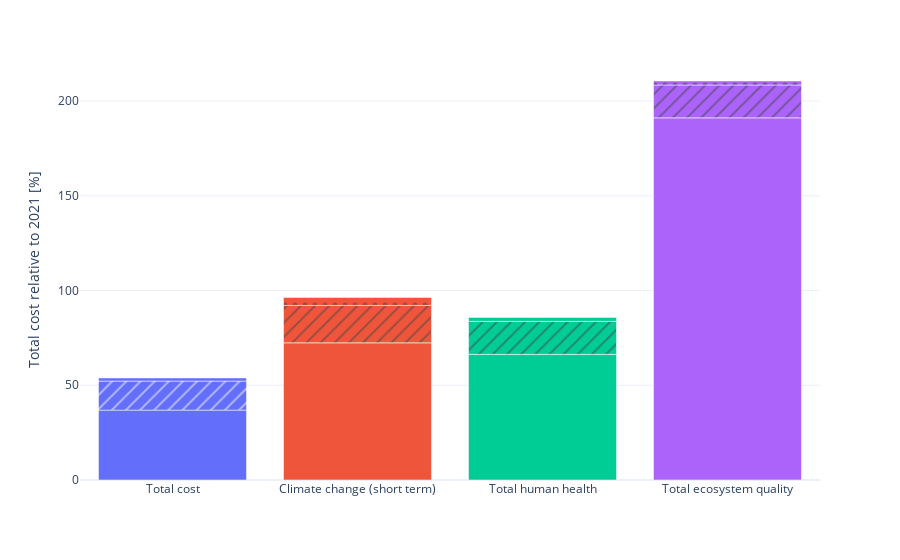
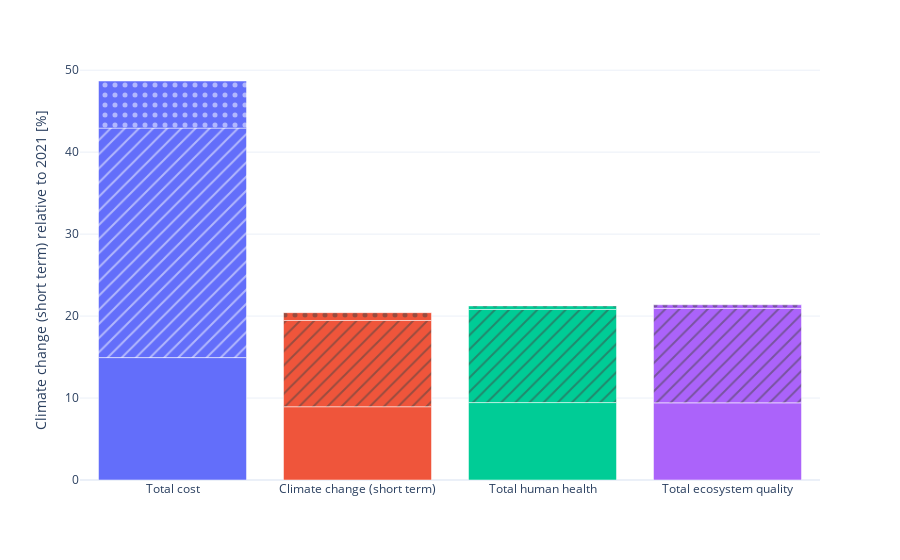
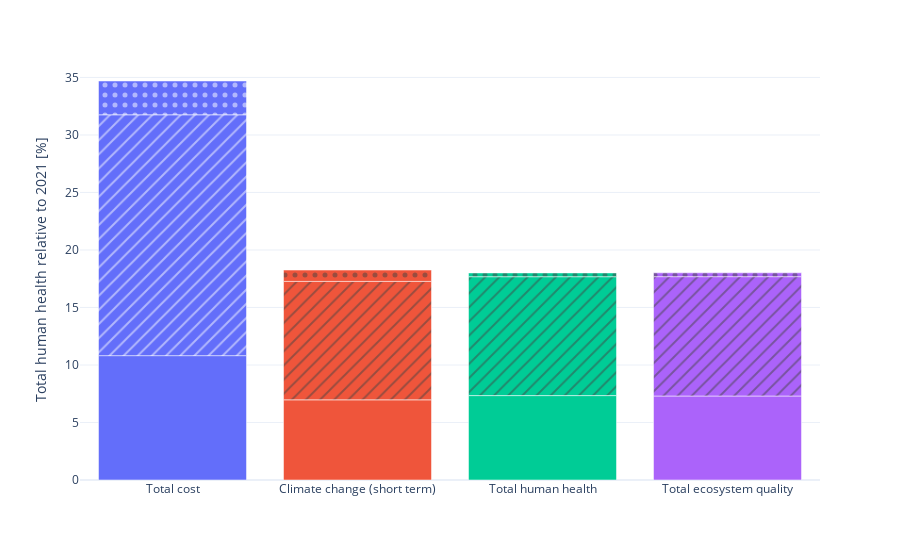
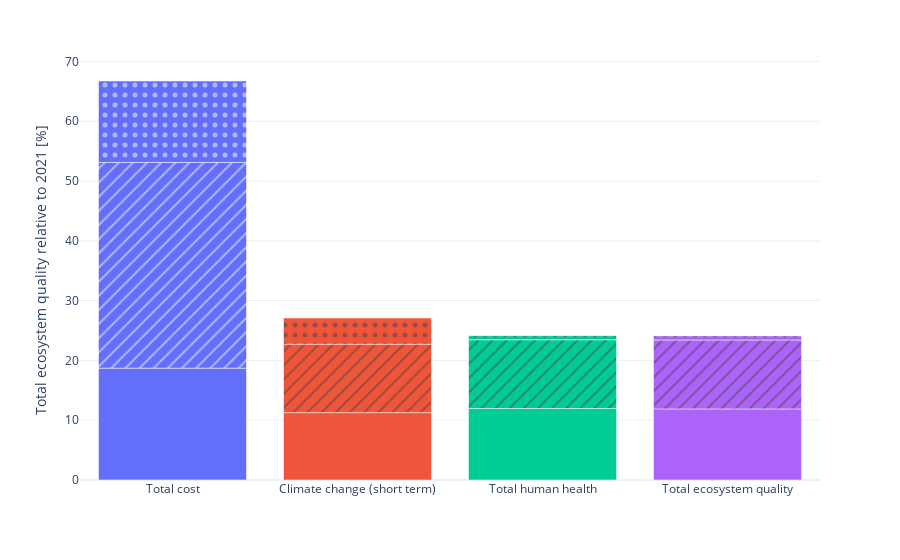

The code cell stored with these charts, in order, in its notebook:
### Code cell
for obj in df_results_normalized_melted['Objective function'].unique():
    fig = px.bar(
        df_results_normalized_melted[df_results_normalized_melted['Metric'] == obj], 
        x='Objective function', 
        y='value',
        color='Objective function',
        pattern_shape='variable',
        pattern_shape_sequence=['', '/', '.'],
    )
    fig.update_xaxes(title_text='')
    fig.update_layout(showlegend=False, template='plotly_white')
    fig.update_yaxes(title_text=f'{obj} relative to 2021 [%]')
    
    fig.show()
    
    if save_results:
        fig.write_html('../03_Results/Figures/soo_relative_bar_plot_w_phases_contrib_for_'+obj+'.html')

### Figure 1 — Plotly figure (JSON) as saved in the notebook; plotly's stock layout.template omitted (floating-point values rounded to 4 significant figures)
{"data": [{"alignmentgroup": "True", "hovertemplate": "Objective function=%{x}<br>variable=Construction<br>value=%{y}<extra></extra>", "legendgroup": "Total cost, Construction", "marker": {"color": "#636efa", "pattern": {"shape": ""}}, "name": "Total cost, Construction", "offsetgroup": "Total cost, Construction", "orientation": "v", "showlegend": true, "textposition": "auto", "x": ["Total cost"], "xaxis": "x", "y": [36.89], "yaxis": "y", "type": "bar"}, {"alignmentgroup": "True", "hovertemplate": "Objective function=%{x}<br>variable=Operation<br>value=%{y}<extra></extra>", "legendgroup": "Total cost, Operation", "marker": {"color": "#636efa", "pattern": {"shape": "/"}}, "name": "Total cost, Operation", "offsetgroup": "Total cost, Operation", "orientation": "v", "showlegend": true, "textposition": "auto", "x": ["Total cost"], "xaxis": "x", "y": [15.32], "yaxis": "y", "type": "bar"}, {"alignmentgroup": "True", "hovertemplate": "Objective function=%{x}<br>variable=Resources<br>value=%{y}<extra></extra>", "legendgroup": "Total cost, Resources", "marker": {"color": "#636efa", "pattern": {"shape": "."}}, "name": "Total cost, Resources", "offsetgroup": "Total cost, Resources", "orientation": "v", "showlegend": true, "textposition": "auto", "x": ["Total cost"], "xaxis": "x", "y": [1.648], "yaxis": "y", "type": "bar"}, {"alignmentgroup": "True", "hovertemplate": "Objective function=%{x}<br>variable=Construction<br>value=%{y}<extra></extra>", "legendgroup": "Climate change (short term), Construction", "marker": {"color": "#EF553B", "pattern": {"shape": ""}}, "name": "Climate change (short term), Construction", "offsetgroup": "Climate change (short term), Construction", "orientation": "v", "showlegend": true, "textposition": "auto", "x": ["Climate change (short term)"], "xaxis": "x", "y": [72.4], "yaxis": "y", "type": "bar"}, {"alignmentgroup": "True", "hovertemplate": "Objective function=%{x}<br>variable=Operation<br>value=%{y}<extra></extra>", "legendgroup": "Climate change (short term), Operation", "marker": {"color": "#EF553B", "pattern": {"shape": "/"}}, "name": "Climate change (short term), Operation", "offsetgroup": "Climate change (short term), Operation", "orientation": "v", "showlegend": true, "textposition": "auto", "x": ["Climate change (short term)"], "xaxis": "x", "y": [19.75], "yaxis": "y", "type": "bar"}, {"alignmentgroup": "True", "hovertemplate": "Objective function=%{x}<br>variable=Resources<br>value=%{y}<extra></extra>", "legendgroup": "Climate change (short term), Resources", "marker": {"color": "#EF553B", "pattern": {"shape": "."}}, "name": "Climate change (short term), Resources", "offsetgroup": "Climate change (short term), Resources", "orientation": "v", "showlegend": true, "textposition": "auto", "x": ["Climate change (short term)"], "xaxis": "x", "y": [4.225], "yaxis": "y", "type": "bar"}, {"alignmentgroup": "True", "hovertemplate": "Objective function=%{x}<br>variable=Construction<br>value=%{y}<extra></extra>", "legendgroup": "Total human health, Construction", "marker": {"color": "#00cc96", "pattern": {"shape": ""}}, "name": "Total human health, Construction", "offsetgroup": "Total human health, Construction", "orientation": "v", "showlegend": true, "textposition": "auto", "x": ["Total human health"], "xaxis": "x", "y": [66.33], "yaxis": "y", "type": "bar"}, {"alignmentgroup": "True", "hovertemplate": "Objective function=%{x}<br>variable=Operation<br>value=%{y}<extra></extra>", "legendgroup": "Total human health, Operation", "marker": {"color": "#00cc96", "pattern": {"shape": "/"}}, "name": "Total human health, Operation", "offsetgroup": "Total human health, Operation", "orientation": "v", "showlegend": true, "textposition": "auto", "x": ["Total human health"], "xaxis": "x", "y": [17.42], "yaxis": "y", "type": "bar"}, {"alignmentgroup": "True", "hovertemplate": "Objective function=%{x}<br>variable=Resources<br>value=%{y}<extra></extra>", "legendgroup": "Total human health, Resources", "marker": {"color": "#00cc96", "pattern": {"shape": "."}}, "name": "Total human health, Resources", "offsetgroup": "Total human health, Resources", "orientation": "v", "showlegend": true, "textposition": "auto", "x": ["Total human health"], "xaxis": "x", "y": [2.076], "yaxis": "y", "type": "bar"}, {"alignmentgroup": "True", "hovertemplate": "Objective function=%{x}<br>variable=Construction<br>value=%{y}<extra></extra>", "legendgroup": "Total ecosystem quality, Construction", "marker": {"color": "#ab63fa", "pattern": {"shape": ""}}, "name": "Total ecosystem quality, Construction", "offsetgroup": "Total ecosystem quality, Construction", "orientation": "v", "showlegend": true, "textposition": "auto", "x": ["Total ecosystem quality"], "xaxis": "x", "y": [191.1], "yaxis": "y", "type": "bar"}, {"alignmentgroup": "True", "hovertemplate": "Objective function=%{x}<br>variable=Operation<br>value=%{y}<extra></extra>", "legendgroup": "Total ecosystem quality, Operation", "marker": {"color": "#ab63fa", "pattern": {"shape": "/"}}, "name": "Total ecosystem quality, Operation", "offsetgroup": "Total ecosystem quality, Operation", "orientation": "v", "showlegend": true, "textposition": "auto", "x": ["Total ecosystem quality"], "xaxis": "x", "y": [17.37], "yaxis": "y", "type": "bar"}, {"alignmentgroup": "True", "hovertemplate": "Objective function=%{x}<br>variable=Resources<br>value=%{y}<extra></extra>", "legendgroup": "Total ecosystem quality, Resources", "marker": {"color": "#ab63fa", "pattern": {"shape": "."}}, "name": "Total ecosystem quality, Resources", "offsetgroup": "Total ecosystem quality, Resources", "orientation": "v", "showlegend": true, "textposition": "auto", "x": ["Total ecosystem quality"], "xaxis": "x", "y": [2.091], "yaxis": "y", "type": "bar"}], "layout": {"xaxis": {"anchor": "y", "domain": [0.0, 1.0], "title": {"text": ""}, "categoryorder": "array", "categoryarray": ["Total cost", "Climate change (short term)", "Total human health", "Total ecosystem quality"]}, "yaxis": {"anchor": "x", "domain": [0.0, 1.0], "title": {"text": "Total cost relative to 2021 [%]"}}, "legend": {"title": {"text": "Objective function, variable"}, "tracegroupgap": 0}, "margin": {"t": 60}, "barmode": "relative", "showlegend": false}}

### Figure 2 — Plotly figure (JSON) as saved in the notebook; plotly's stock layout.template omitted (floating-point values rounded to 4 significant figures)
{"data": [{"alignmentgroup": "True", "hovertemplate": "Objective function=%{x}<br>variable=Construction<br>value=%{y}<extra></extra>", "legendgroup": "Total cost, Construction", "marker": {"color": "#636efa", "pattern": {"shape": ""}}, "name": "Total cost, Construction", "offsetgroup": "Total cost, Construction", "orientation": "v", "showlegend": true, "textposition": "auto", "x": ["Total cost"], "xaxis": "x", "y": [14.94], "yaxis": "y", "type": "bar"}, {"alignmentgroup": "True", "hovertemplate": "Objective function=%{x}<br>variable=Operation<br>value=%{y}<extra></extra>", "legendgroup": "Total cost, Operation", "marker": {"color": "#636efa", "pattern": {"shape": "/"}}, "name": "Total cost, Operation", "offsetgroup": "Total cost, Operation", "orientation": "v", "showlegend": true, "textposition": "auto", "x": ["Total cost"], "xaxis": "x", "y": [28.0], "yaxis": "y", "type": "bar"}, {"alignmentgroup": "True", "hovertemplate": "Objective function=%{x}<br>variable=Resources<br>value=%{y}<extra></extra>", "legendgroup": "Total cost, Resources", "marker": {"color": "#636efa", "pattern": {"shape": "."}}, "name": "Total cost, Resources", "offsetgroup": "Total cost, Resources", "orientation": "v", "showlegend": true, "textposition": "auto", "x": ["Total cost"], "xaxis": "x", "y": [5.748], "yaxis": "y", "type": "bar"}, {"alignmentgroup": "True", "hovertemplate": "Objective function=%{x}<br>variable=Construction<br>value=%{y}<extra></extra>", "legendgroup": "Climate change (short term), Construction", "marker": {"color": "#EF553B", "pattern": {"shape": ""}}, "name": "Climate change (short term), Construction", "offsetgroup": "Climate change (short term), Construction", "orientation": "v", "showlegend": true, "textposition": "auto", "x": ["Climate change (short term)"], "xaxis": "x", "y": [8.94], "yaxis": "y", "type": "bar"}, {"alignmentgroup": "True", "hovertemplate": "Objective function=%{x}<br>variable=Operation<br>value=%{y}<extra></extra>", "legendgroup": "Climate change (short term), Operation", "marker": {"color": "#EF553B", "pattern": {"shape": "/"}}, "name": "Climate change (short term), Operation", "offsetgroup": "Climate change (short term), Operation", "orientation": "v", "showlegend": true, "textposition": "auto", "x": ["Climate change (short term)"], "xaxis": "x", "y": [10.52], "yaxis": "y", "type": "bar"}, {"alignmentgroup": "True", "hovertemplate": "Objective function=%{x}<br>variable=Resources<br>value=%{y}<extra></extra>", "legendgroup": "Climate change (short term), Resources", "marker": {"color": "#EF553B", "pattern": {"shape": "."}}, "name": "Climate change (short term), Resources", "offsetgroup": "Climate change (short term), Resources", "orientation": "v", "showlegend": true, "textposition": "auto", "x": ["Climate change (short term)"], "xaxis": "x", "y": [0.9541], "yaxis": "y", "type": "bar"}, {"alignmentgroup": "True", "hovertemplate": "Objective function=%{x}<br>variable=Construction<br>value=%{y}<extra></extra>", "legendgroup": "Total human health, Construction", "marker": {"color": "#00cc96", "pattern": {"shape": ""}}, "name": "Total human health, Construction", "offsetgroup": "Total human health, Construction", "orientation": "v", "showlegend": true, "textposition": "auto", "x": ["Total human health"], "xaxis": "x", "y": [9.446], "yaxis": "y", "type": "bar"}, {"alignmentgroup": "True", "hovertemplate": "Objective function=%{x}<br>variable=Operation<br>value=%{y}<extra></extra>", "legendgroup": "Total human health, Operation", "marker": {"color": "#00cc96", "pattern": {"shape": "/"}}, "name": "Total human health, Operation", "offsetgroup": "Total human health, Operation", "orientation": "v", "showlegend": true, "textposition": "auto", "x": ["Total human health"], "xaxis": "x", "y": [11.36], "yaxis": "y", "type": "bar"}, {"alignmentgroup": "True", "hovertemplate": "Objective function=%{x}<br>variable=Resources<br>value=%{y}<extra></extra>", "legendgroup": "Total human health, Resources", "marker": {"color": "#00cc96", "pattern": {"shape": "."}}, "name": "Total human health, Resources", "offsetgroup": "Total human health, Resources", "orientation": "v", "showlegend": true, "textposition": "auto", "x": ["Total human health"], "xaxis": "x", "y": [0.4378], "yaxis": "y", "type": "bar"}, {"alignmentgroup": "True", "hovertemplate": "Objective function=%{x}<br>variable=Construction<br>value=%{y}<extra></extra>", "legendgroup": "Total ecosystem quality, Construction", "marker": {"color": "#ab63fa", "pattern": {"shape": ""}}, "name": "Total ecosystem quality, Construction", "offsetgroup": "Total ecosystem quality, Construction", "orientation": "v", "showlegend": true, "textposition": "auto", "x": ["Total ecosystem quality"], "xaxis": "x", "y": [9.416], "yaxis": "y", "type": "bar"}, {"alignmentgroup": "True", "hovertemplate": "Objective function=%{x}<br>variable=Operation<br>value=%{y}<extra></extra>", "legendgroup": "Total ecosystem quality, Operation", "marker": {"color": "#ab63fa", "pattern": {"shape": "/"}}, "name": "Total ecosystem quality, Operation", "offsetgroup": "Total ecosystem quality, Operation", "orientation": "v", "showlegend": true, "textposition": "auto", "x": ["Total ecosystem quality"], "xaxis": "x", "y": [11.52], "yaxis": "y", "type": "bar"}, {"alignmentgroup": "True", "hovertemplate": "Objective function=%{x}<br>variable=Resources<br>value=%{y}<extra></extra>", "legendgroup": "Total ecosystem quality, Resources", "marker": {"color": "#ab63fa", "pattern": {"shape": "."}}, "name": "Total ecosystem quality, Resources", "offsetgroup": "Total ecosystem quality, Resources", "orientation": "v", "showlegend": true, "textposition": "auto", "x": ["Total ecosystem quality"], "xaxis": "x", "y": [0.4405], "yaxis": "y", "type": "bar"}], "layout": {"xaxis": {"anchor": "y", "domain": [0.0, 1.0], "title": {"text": ""}, "categoryorder": "array", "categoryarray": ["Total cost", "Climate change (short term)", "Total human health", "Total ecosystem quality"]}, "yaxis": {"anchor": "x", "domain": [0.0, 1.0], "title": {"text": "Climate change (short term) relative to 2021 [%]"}}, "legend": {"title": {"text": "Objective function, variable"}, "tracegroupgap": 0}, "margin": {"t": 60}, "barmode": "relative", "showlegend": false}}

### Figure 3 — Plotly figure (JSON) as saved in the notebook; plotly's stock layout.template omitted (floating-point values rounded to 4 significant figures)
{"data": [{"alignmentgroup": "True", "hovertemplate": "Objective function=%{x}<br>variable=Construction<br>value=%{y}<extra></extra>", "legendgroup": "Total cost, Construction", "marker": {"color": "#636efa", "pattern": {"shape": ""}}, "name": "Total cost, Construction", "offsetgroup": "Total cost, Construction", "orientation": "v", "showlegend": true, "textposition": "auto", "x": ["Total cost"], "xaxis": "x", "y": [10.81], "yaxis": "y", "type": "bar"}, {"alignmentgroup": "True", "hovertemplate": "Objective function=%{x}<br>variable=Operation<br>value=%{y}<extra></extra>", "legendgroup": "Total cost, Operation", "marker": {"color": "#636efa", "pattern": {"shape": "/"}}, "name": "Total cost, Operation", "offsetgroup": "Total cost, Operation", "orientation": "v", "showlegend": true, "textposition": "auto", "x": ["Total cost"], "xaxis": "x", "y": [20.94], "yaxis": "y", "type": "bar"}, {"alignmentgroup": "True", "hovertemplate": "Objective function=%{x}<br>variable=Resources<br>value=%{y}<extra></extra>", "legendgroup": "Total cost, Resources", "marker": {"color": "#636efa", "pattern": {"shape": "."}}, "name": "Total cost, Resources", "offsetgroup": "Total cost, Resources", "orientation": "v", "showlegend": true, "textposition": "auto", "x": ["Total cost"], "xaxis": "x", "y": [2.939], "yaxis": "y", "type": "bar"}, {"alignmentgroup": "True", "hovertemplate": "Objective function=%{x}<br>variable=Construction<br>value=%{y}<extra></extra>", "legendgroup": "Climate change (short term), Construction", "marker": {"color": "#EF553B", "pattern": {"shape": ""}}, "name": "Climate change (short term), Construction", "offsetgroup": "Climate change (short term), Construction", "orientation": "v", "showlegend": true, "textposition": "auto", "x": ["Climate change (short term)"], "xaxis": "x", "y": [6.972], "yaxis": "y", "type": "bar"}, {"alignmentgroup": "True", "hovertemplate": "Objective function=%{x}<br>variable=Operation<br>value=%{y}<extra></extra>", "legendgroup": "Climate change (short term), Operation", "marker": {"color": "#EF553B", "pattern": {"shape": "/"}}, "name": "Climate change (short term), Operation", "offsetgroup": "Climate change (short term), Operation", "orientation": "v", "showlegend": true, "textposition": "auto", "x": ["Climate change (short term)"], "xaxis": "x", "y": [10.3], "yaxis": "y", "type": "bar"}, {"alignmentgroup": "True", "hovertemplate": "Objective function=%{x}<br>variable=Resources<br>value=%{y}<extra></extra>", "legendgroup": "Climate change (short term), Resources", "marker": {"color": "#EF553B", "pattern": {"shape": "."}}, "name": "Climate change (short term), Resources", "offsetgroup": "Climate change (short term), Resources", "orientation": "v", "showlegend": true, "textposition": "auto", "x": ["Climate change (short term)"], "xaxis": "x", "y": [0.9857], "yaxis": "y", "type": "bar"}, {"alignmentgroup": "True", "hovertemplate": "Objective function=%{x}<br>variable=Construction<br>value=%{y}<extra></extra>", "legendgroup": "Total human health, Construction", "marker": {"color": "#00cc96", "pattern": {"shape": ""}}, "name": "Total human health, Construction", "offsetgroup": "Total human health, Construction", "orientation": "v", "showlegend": true, "textposition": "auto", "x": ["Total human health"], "xaxis": "x", "y": [7.34], "yaxis": "y", "type": "bar"}, {"alignmentgroup": "True", "hovertemplate": "Objective function=%{x}<br>variable=Operation<br>value=%{y}<extra></extra>", "legendgroup": "Total human health, Operation", "marker": {"color": "#00cc96", "pattern": {"shape": "/"}}, "name": "Total human health, Operation", "offsetgroup": "Total human health, Operation", "orientation": "v", "showlegend": true, "textposition": "auto", "x": ["Total human health"], "xaxis": "x", "y": [10.34], "yaxis": "y", "type": "bar"}, {"alignmentgroup": "True", "hovertemplate": "Objective function=%{x}<br>variable=Resources<br>value=%{y}<extra></extra>", "legendgroup": "Total human health, Resources", "marker": {"color": "#00cc96", "pattern": {"shape": "."}}, "name": "Total human health, Resources", "offsetgroup": "Total human health, Resources", "orientation": "v", "showlegend": true, "textposition": "auto", "x": ["Total human health"], "xaxis": "x", "y": [0.329], "yaxis": "y", "type": "bar"}, {"alignmentgroup": "True", "hovertemplate": "Objective function=%{x}<br>variable=Construction<br>value=%{y}<extra></extra>", "legendgroup": "Total ecosystem quality, Construction", "marker": {"color": "#ab63fa", "pattern": {"shape": ""}}, "name": "Total ecosystem quality, Construction", "offsetgroup": "Total ecosystem quality, Construction", "orientation": "v", "showlegend": true, "textposition": "auto", "x": ["Total ecosystem quality"], "xaxis": "x", "y": [7.305], "yaxis": "y", "type": "bar"}, {"alignmentgroup": "True", "hovertemplate": "Objective function=%{x}<br>variable=Operation<br>value=%{y}<extra></extra>", "legendgroup": "Total ecosystem quality, Operation", "marker": {"color": "#ab63fa", "pattern": {"shape": "/"}}, "name": "Total ecosystem quality, Operation", "offsetgroup": "Total ecosystem quality, Operation", "orientation": "v", "showlegend": true, "textposition": "auto", "x": ["Total ecosystem quality"], "xaxis": "x", "y": [10.38], "yaxis": "y", "type": "bar"}, {"alignmentgroup": "True", "hovertemplate": "Objective function=%{x}<br>variable=Resources<br>value=%{y}<extra></extra>", "legendgroup": "Total ecosystem quality, Resources", "marker": {"color": "#ab63fa", "pattern": {"shape": "."}}, "name": "Total ecosystem quality, Resources", "offsetgroup": "Total ecosystem quality, Resources", "orientation": "v", "showlegend": true, "textposition": "auto", "x": ["Total ecosystem quality"], "xaxis": "x", "y": [0.3333], "yaxis": "y", "type": "bar"}], "layout": {"xaxis": {"anchor": "y", "domain": [0.0, 1.0], "title": {"text": ""}, "categoryorder": "array", "categoryarray": ["Total cost", "Climate change (short term)", "Total human health", "Total ecosystem quality"]}, "yaxis": {"anchor": "x", "domain": [0.0, 1.0], "title": {"text": "Total human health relative to 2021 [%]"}}, "legend": {"title": {"text": "Objective function, variable"}, "tracegroupgap": 0}, "margin": {"t": 60}, "barmode": "relative", "showlegend": false}}

### Figure 4 — Plotly figure (JSON) as saved in the notebook; plotly's stock layout.template omitted (floating-point values rounded to 4 significant figures)
{"data": [{"alignmentgroup": "True", "hovertemplate": "Objective function=%{x}<br>variable=Construction<br>value=%{y}<extra></extra>", "legendgroup": "Total cost, Construction", "marker": {"color": "#636efa", "pattern": {"shape": ""}}, "name": "Total cost, Construction", "offsetgroup": "Total cost, Construction", "orientation": "v", "showlegend": true, "textposition": "auto", "x": ["Total cost"], "xaxis": "x", "y": [18.71], "yaxis": "y", "type": "bar"}, {"alignmentgroup": "True", "hovertemplate": "Objective function=%{x}<br>variable=Operation<br>value=%{y}<extra></extra>", "legendgroup": "Total cost, Operation", "marker": {"color": "#636efa", "pattern": {"shape": "/"}}, "name": "Total cost, Operation", "offsetgroup": "Total cost, Operation", "orientation": "v", "showlegend": true, "textposition": "auto", "x": ["Total cost"], "xaxis": "x", "y": [34.4], "yaxis": "y", "type": "bar"}, {"alignmentgroup": "True", "hovertemplate": "Objective function=%{x}<br>variable=Resources<br>value=%{y}<extra></extra>", "legendgroup": "Total cost, Resources", "marker": {"color": "#636efa", "pattern": {"shape": "."}}, "name": "Total cost, Resources", "offsetgroup": "Total cost, Resources", "orientation": "v", "showlegend": true, "textposition": "auto", "x": ["Total cost"], "xaxis": "x", "y": [13.62], "yaxis": "y", "type": "bar"}, {"alignmentgroup": "True", "hovertemplate": "Objective function=%{x}<br>variable=Construction<br>value=%{y}<extra></extra>", "legendgroup": "Climate change (short term), Construction", "marker": {"color": "#EF553B", "pattern": {"shape": ""}}, "name": "Climate change (short term), Construction", "offsetgroup": "Climate change (short term), Construction", "orientation": "v", "showlegend": true, "textposition": "auto", "x": ["Climate change (short term)"], "xaxis": "x", "y": [11.26], "yaxis": "y", "type": "bar"}, {"alignmentgroup": "True", "hovertemplate": "Objective function=%{x}<br>variable=Operation<br>value=%{y}<extra></extra>", "legendgroup": "Climate change (short term), Operation", "marker": {"color": "#EF553B", "pattern": {"shape": "/"}}, "name": "Climate change (short term), Operation", "offsetgroup": "Climate change (short term), Operation", "orientation": "v", "showlegend": true, "textposition": "auto", "x": ["Climate change (short term)"], "xaxis": "x", "y": [11.46], "yaxis": "y", "type": "bar"}, {"alignmentgroup": "True", "hovertemplate": "Objective function=%{x}<br>variable=Resources<br>value=%{y}<extra></extra>", "legendgroup": "Climate change (short term), Resources", "marker": {"color": "#EF553B", "pattern": {"shape": "."}}, "name": "Climate change (short term), Resources", "offsetgroup": "Climate change (short term), Resources", "orientation": "v", "showlegend": true, "textposition": "auto", "x": ["Climate change (short term)"], "xaxis": "x", "y": [4.368], "yaxis": "y", "type": "bar"}, {"alignmentgroup": "True", "hovertemplate": "Objective function=%{x}<br>variable=Construction<br>value=%{y}<extra></extra>", "legendgroup": "Total human health, Construction", "marker": {"color": "#00cc96", "pattern": {"shape": ""}}, "name": "Total human health, Construction", "offsetgroup": "Total human health, Construction", "orientation": "v", "showlegend": true, "textposition": "auto", "x": ["Total human health"], "xaxis": "x", "y": [11.96], "yaxis": "y", "type": "bar"}, {"alignmentgroup": "True", "hovertemplate": "Objective function=%{x}<br>variable=Operation<br>value=%{y}<extra></extra>", "legendgroup": "Total human health, Operation", "marker": {"color": "#00cc96", "pattern": {"shape": "/"}}, "name": "Total human health, Operation", "offsetgroup": "Total human health, Operation", "orientation": "v", "showlegend": true, "textposition": "auto", "x": ["Total human health"], "xaxis": "x", "y": [11.49], "yaxis": "y", "type": "bar"}, {"alignmentgroup": "True", "hovertemplate": "Objective function=%{x}<br>variable=Resources<br>value=%{y}<extra></extra>", "legendgroup": "Total human health, Resources", "marker": {"color": "#00cc96", "pattern": {"shape": "."}}, "name": "Total human health, Resources", "offsetgroup": "Total human health, Resources", "orientation": "v", "showlegend": true, "textposition": "auto", "x": ["Total human health"], "xaxis": "x", "y": [0.6764], "yaxis": "y", "type": "bar"}, {"alignmentgroup": "True", "hovertemplate": "Objective function=%{x}<br>variable=Construction<br>value=%{y}<extra></extra>", "legendgroup": "Total ecosystem quality, Construction", "marker": {"color": "#ab63fa", "pattern": {"shape": ""}}, "name": "Total ecosystem quality, Construction", "offsetgroup": "Total ecosystem quality, Construction", "orientation": "v", "showlegend": true, "textposition": "auto", "x": ["Total ecosystem quality"], "xaxis": "x", "y": [11.89], "yaxis": "y", "type": "bar"}, {"alignmentgroup": "True", "hovertemplate": "Objective function=%{x}<br>variable=Operation<br>value=%{y}<extra></extra>", "legendgroup": "Total ecosystem quality, Operation", "marker": {"color": "#ab63fa", "pattern": {"shape": "/"}}, "name": "Total ecosystem quality, Operation", "offsetgroup": "Total ecosystem quality, Operation", "orientation": "v", "showlegend": true, "textposition": "auto", "x": ["Total ecosystem quality"], "xaxis": "x", "y": [11.52], "yaxis": "y", "type": "bar"}, {"alignmentgroup": "True", "hovertemplate": "Objective function=%{x}<br>variable=Resources<br>value=%{y}<extra></extra>", "legendgroup": "Total ecosystem quality, Resources", "marker": {"color": "#ab63fa", "pattern": {"shape": "."}}, "name": "Total ecosystem quality, Resources", "offsetgroup": "Total ecosystem quality, Resources", "orientation": "v", "showlegend": true, "textposition": "auto", "x": ["Total ecosystem quality"], "xaxis": "x", "y": [0.6863], "yaxis": "y", "type": "bar"}], "layout": {"xaxis": {"anchor": "y", "domain": [0.0, 1.0], "title": {"text": ""}, "categoryorder": "array", "categoryarray": ["Total cost", "Climate change (short term)", "Total human health", "Total ecosystem quality"]}, "yaxis": {"anchor": "x", "domain": [0.0, 1.0], "title": {"text": "Total ecosystem quality relative to 2021 [%]"}}, "legend": {"title": {"text": "Objective function, variable"}, "tracegroupgap": 0}, "margin": {"t": 60}, "barmode": "relative", "showlegend": false}}
